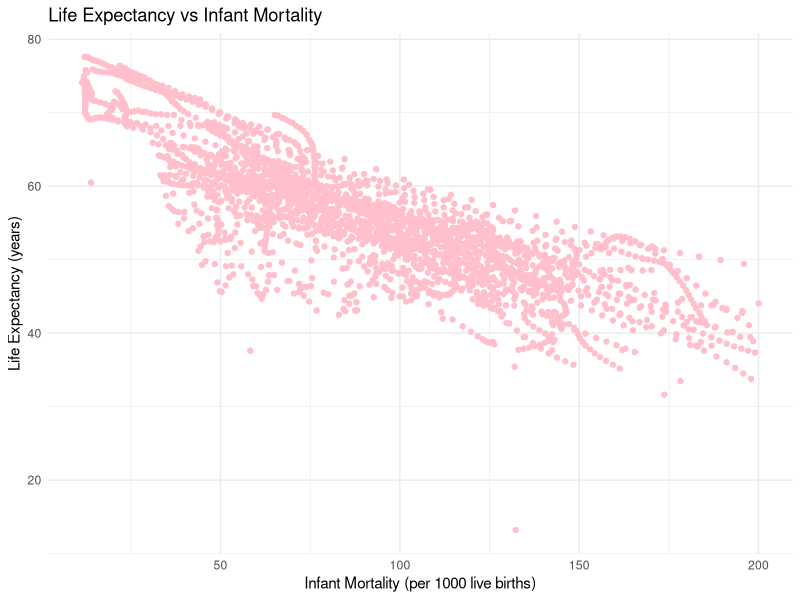
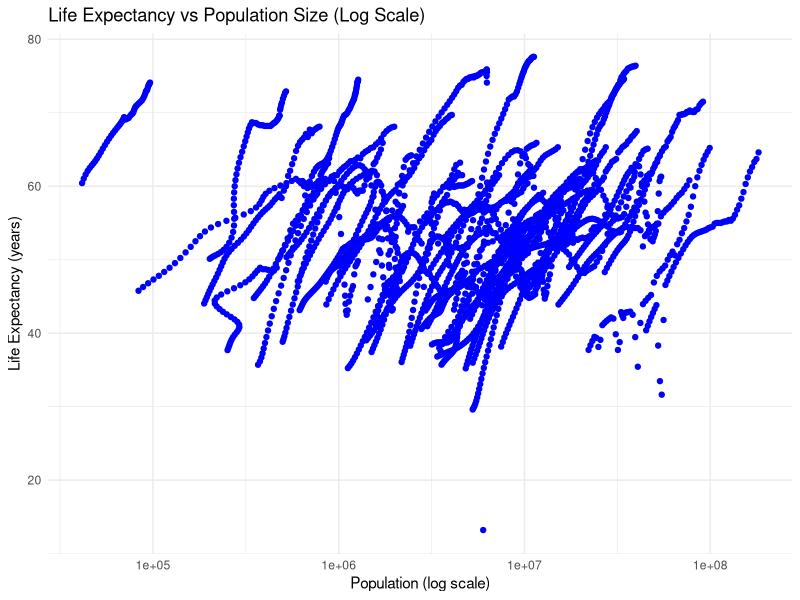
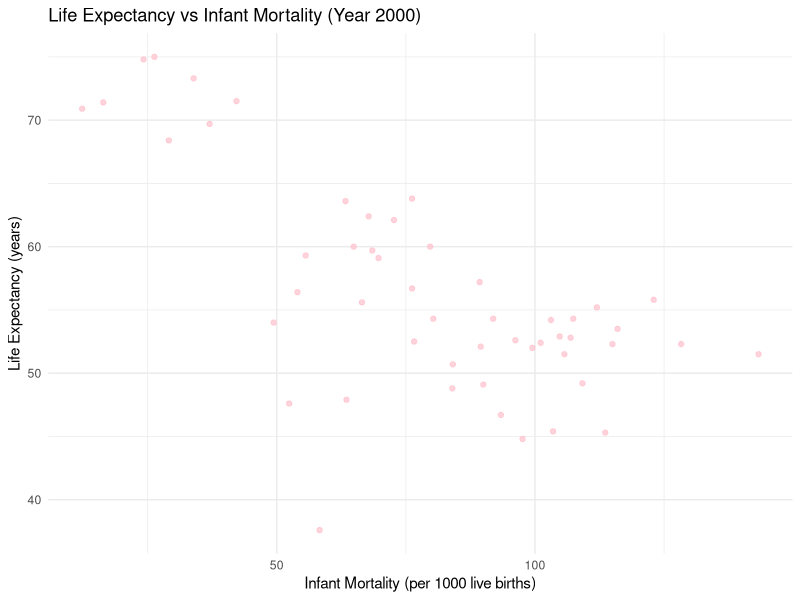
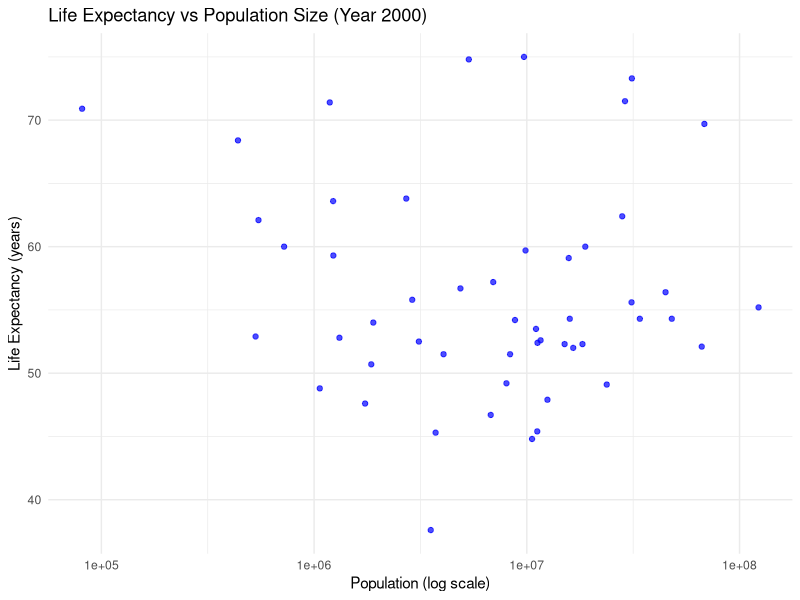
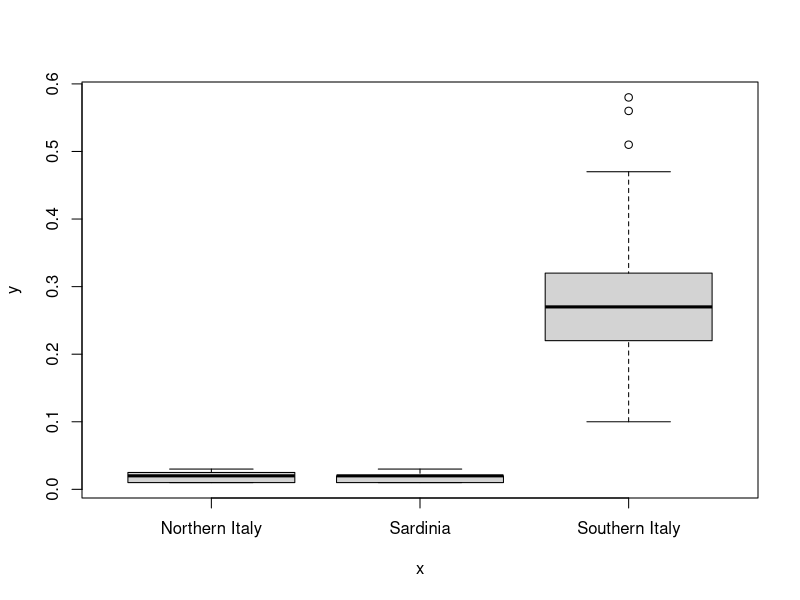
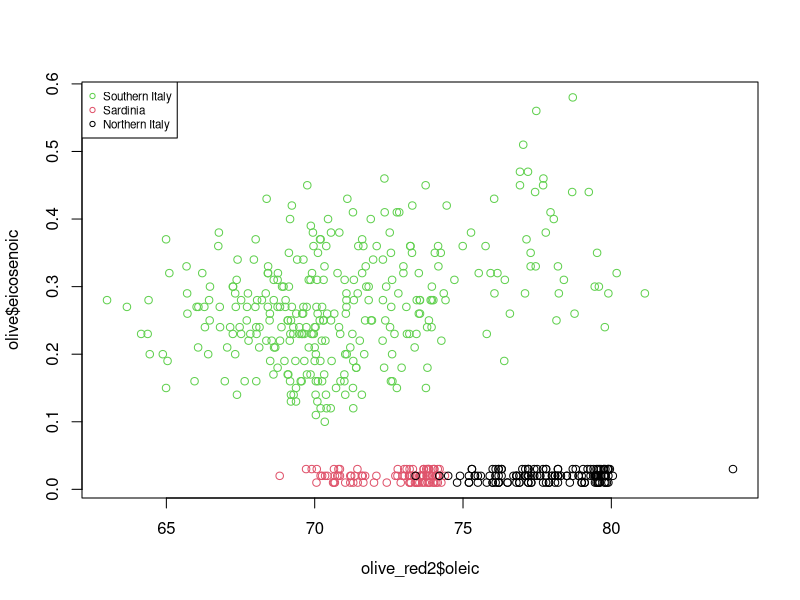

Write R code to recreate these figures, in order.
## ---- chunk 1
knitr::opts_chunk$set(echo = TRUE)
## ---- chunk 2
# Installing the dslabs package because I did not have it in my library
# MJ: code isn't rendering with this line so I made it a comment
#install.packages("dslabs")

## ---- chunk 3
# Loading the dslabs package
library(dslabs)

## ---- chunk 4
# Using the help function page to assist in obtaining the gapminder dataset from the dslabs package
help("gapminder")

# loading the dslabs package and gapminder dataset
library(dslabs)
data("gapminder")

# Using the  str() to view the structure of the dataset
str(gapminder)

# Using the  summary() to obtain a statistical summary of the dataset
summary(gapminder)

# Using the class() to check the type of object gapminder is consist of 
class(gapminder)

## ---- chunk 5
#ading the dplyr package into R session so i can  make its functions available. This package ispart of the tidyverse and is specifically designed for data manipulation and transformation, which will assist in providing fuctions to better work with data frames. 
library(dplyr)
## ---- chunk 6
## in the code below we are exploring some of the categories the  of African Data from the gapminder dataset located in the dslabs package in Rstudio

#I started by creating two new objects from the `africadata` dataset:
#- **`InfantLife`**: This object contains only the columns `infant_mortality` and `life_expectancy`.
#- **`PoppLife`**: This object contains only the columns `population` and `life_expectancy`.

#I use the `str()` function to examine the structure of each object and the `summary()` function to get descriptive statistics.

### Code and Results.
## ---- chunk 7

# We want to Filter only African countries and assign to a new object new object/variable called africadata. So this code is doing that task. 
africadata <- gapminder %>%
  filter(continent == "Africa")

# We want to View the structure of the africadata object. The str() command is doing that task.
str(africadata)

# Here we are abtaining a summary of the africadata object.
summary(africadata)

## ---- chunk 8
# using the Africadata object containing only infant_mortality and life_expectancy, I am creating two new object called InfantLife
InfantLife <- africadata %>%
  select(infant_mortality, life_expectancy)

#using the Africadata object containing only population, life_expectancy, I am creating two new object called PoppLife Create 
PoppLife <- africadata %>%
  select(population, life_expectancy)

# Verifying the first few rows of both objects to verify
head(InfantLife)
head(PoppLife)


# I want to View the structure of the InfantLife and  PoppLife to ensure the number of rows and columns . The str() command is doing that task.
str(InfantLife)
str(PoppLife)

# Using the summary() function  to obtain a statistical summary of the InfantLife object. the summary will give a detailed idea of  (min, median, max, etc.)
summary(InfantLife)

# Using the summary() function  to obtain a statistical summary of the PoppLife objec. the summary will give a detailed idea of  (min, median, max, etc).
summary(PoppLife)
## ---- chunk 9
# I originally ran the code for the plot and I received theses error msg:Warning: Removed 226 rows containing missing values or values outside the scale range (geom_point()).Warning: Removed 51 rows containing missing values or values outside the scale range (geom_point()). so in order revolve the missing rows/values outside of the plot so took those measures - codes below-> 

                                                                                                                                                           # First I Checked for missing values in the infant_mortality and life_expectancy columns
sum(is.na(InfantLife$infant_mortality))  # Count missing values in infant_mortality
sum(is.na(InfantLife$life_expectancy))   # Count missing values in life_expectancy

# Second I Checked for missing values in the population and life_expectancy columns
sum(is.na(PoppLife$population))          # Count missing values in population
sum(is.na(PoppLife$life_expectancy))     # Count missing values in life_expectancy

# Third I removed the rows with missing values in InfantLife
InfantLife <- na.omit(InfantLife)

# Remove rows with missing values in PoppLife
PoppLife <- na.omit(PoppLife)


# I then verified the range of infant_mortality and life_expectancy
range(InfantLife$infant_mortality, na.rm = TRUE)
range(InfantLife$life_expectancy, na.rm = TRUE)

# I also verified the range of population and life_expectancy
range(PoppLife$population, na.rm = TRUE)
range(PoppLife$life_expectancy, na.rm = TRUE)


# I Filtered out extreme values for better visualization
InfantLife <- InfantLife %>%
  filter(infant_mortality <= 200)  # Example: Focus on infant mortality ≤ 200

PoppLife <- PoppLife %>%
  filter(population > 0)  # Ensure population is positive


## ---- chunk 10
# Load necessary libraries
library(ggplot2)
library(dplyr)

# Remove missing values from datasets
InfantLife <- na.omit(InfantLife)
PoppLife <- na.omit(PoppLife)

# Plot 1: Life expectancy as a function of infant mortality
ggplot(InfantLife, aes(x = infant_mortality, y = life_expectancy)) +
  geom_point(color = "pink") +  # Plot points
  labs(
    title = "Life Expectancy vs Infant Mortality",
    x = "Infant Mortality (per 1000 live births)",
    y = "Life Expectancy (years)"
  ) +
  theme_minimal()

# Plot 2: Life expectancy as a function of population size (log scale for x-axis)
ggplot(PoppLife, aes(x = population, y = life_expectancy)) +
  geom_point(color = "blue") +  # Plot points
  scale_x_log10() +  # Set the x-axis to a log scale
  labs(
    title = "Life Expectancy vs Population Size (Log Scale)",
    x = "Population (log scale)",
    y = "Life Expectancy (years)"
  ) +
  theme_minimal()


## ---- chunk 11
# Taking a look at a sample of the africadata dataset
head(africadata)

# Checking data for a specific country (Nigeria)
africadata %>%
  filter(country == "Nigeria") %>%
  select(country, year, infant_mortality, life_expectancy, population)

## ---- chunk 12
#There is a clear negative correlation in the Life Expectancy vs Infant Mortality plot: as infant mortality increases, life expectancy decreases. This reflects how poor healthcare, sanitation, and poverty impact life expectancy. The streaks in the plot occur because the dataset includes repeated measurements for each country across multiple years. Over time, as a country’s infant mortality rate and life expectancy change, the points form smooth, line-like patterns.
#In the Life Expectancy vs Population Size plot, we observe a positive correlation: countries with larger populations tend to have higher life expectancies. Larger populations are often associated with better infrastructure, stronger economies, and advanced healthcare. The x-axis uses a logarithmic scale to display the wide range of population sizes better, preventing smaller populations from being compressed. Streaks also appear here, reflecting population growth over time and overlapping trends for countries with similar trajectories.
#These streaks arise because each country has multiple rows in the dataset, one for each year, with metrics like life expectancy, infant mortality, and population changing gradually. For example, Nigeria has 57 rows of data from 1960 onward.
#This illustrates how Nigeria’s population grows steadily while its life expectancy and infant mortality rates change gradually. These patterns repeat for other countries, forming the streaks observed in both plots.
## ---- chunk 13
#More data processing
# Checking which years have missing values for infant_mortality
missing_by_year <- africadata %>%
  group_by(year) %>%
  summarize(missing_values = sum(is.na(infant_mortality)))  # Count missing values per year

# checking to see the years with missing data
print(missing_by_year)

# Filtering data for the year 2000
africa_2000 <- africadata %>%
  filter(year == 2000)

# Checking the structure and summary of the new object
str(africa_2000)
summary(africa_2000)

## ---- chunk 14
#More plotting
#  Life Expectancy vs Infant Mortality (Year 2000) --> Plot 1
ggplot(africa_2000, aes(x = infant_mortality, y = life_expectancy)) +
  geom_point(color = "pink", alpha = 0.7) +  # Plot points with transparency
  labs(
    title = "Life Expectancy vs Infant Mortality (Year 2000)",
    x = "Infant Mortality (per 1000 live births)",
    y = "Life Expectancy (years)"
  ) +
  theme_minimal()

#  Life Expectancy vs Population Size (Year 2000) --> Plot 2
ggplot(africa_2000, aes(x = population, y = life_expectancy)) +
  geom_point(color = "blue", alpha = 0.7) +  # Plot points with transparency
  scale_x_log10() +  # Use a log scale for population
  labs(
    title = "Life Expectancy vs Population Size (Year 2000)",
    x = "Population (log scale)",
    y = "Life Expectancy (years)"
  ) +
  theme_minimal()

## ---- chunk 15
#Simple model fits
#  Life Expectancy as the outcome, Infant Mortality as the predictor --> Fit 1
fit1 <- lm(life_expectancy ~ infant_mortality, data = africa_2000)

# Printing the summary of model Fit 1
summary(fit1)

#  Life Expectancy as the outcome, Population Size as the predictor --> Fit 2
fit2 <- lm(life_expectancy ~ population, data = africa_2000)

# Printing summary of model Fit 2
summary(fit2)

## ---- chunk 16
## Linear Models and Results

#I fit two linear regression models to quantify the relationships between life expectancy and two predictors: infant mortality and population size. Based on the output this is what I observed 

### The 1st model: Life Expectancy vs Infant Mortality
#- The slope (\( \beta_1 = -0.189 \)) shows that for every additional infant death per 1,000 live births, life expectancy decreases by approximately 0.19 years.
#- The \ (p \)-value (\ (2.83 \times 10^ {-8} \)) indicates this relationship is highly significant.
#- The \ (R^2 = 0.47 \) shows that 47% of the variability in life expectancy is explained by infant mortality.



### 2nd Model: Life Expectancy vs Population Size
#- The slope (\ (\beta_1 = 2.76 \times 10^ {-8} \)) is negligible, and the \ (p \)-value (\( 0.616 \)) indicates no significant relationship.
#- The \ (R^2 = 0.0052 \) confirms that population size does not explain variability in life expectancy.



### Conclusion
# Infant mortality is a strong and significant predictor of life expectancy, while population size shows no meaningful relationship. These results highlight the importance of addressing healthcare and living conditions to improve life expectancy rather than focusing on population size.

## ---- chunk 17
# load dataset "olives"
olive <- dslabs::olive

# view olive structure
str(olive)

# view olive summary
summary(olive)

# get region levels
unique(olive$region)

# get area levels
unique(olive$area)
## ---- chunk 18
# condense the data to include only information about eicosenoic and region
olive_red1 <- olive %>%
  select(region, eicosenoic)
## ---- chunk 19
# plot eicosenoic by region
plot(olive_red1$region, olive_red1$eicosenoic)
## ---- chunk 20
# fit regression model using region as a predictor of eicosenoic
fit1 <- lm(eicosenoic ~ region, data = olive_red1)

# summarize model
summary(fit1)
## ---- chunk 21
# create a dataset with region, oleic, and eicosenoic
olive_red2 <- olive %>%
  select(region, oleic, eicosenoic)

plot(olive_red2$oleic, olive$eicosenoic, col = olive$region)
legend("topleft", 
       legend = unique(olive$region), 
       col = unique(olive$region), 
       pch=1,
       cex = 0.7)
## ---- chunk 22
# filter data to include only oil from Southern Italy
olive_red3 <- olive_red2 %>%
  filter(region == "Southern Italy")

# fit regression model using oleic as a predictor of eicosenoic in oil from Southern Italy
fit2 <- lm(eicosenoic ~ oleic, data = olive_red3)

# summarize model
summary(fit2)
